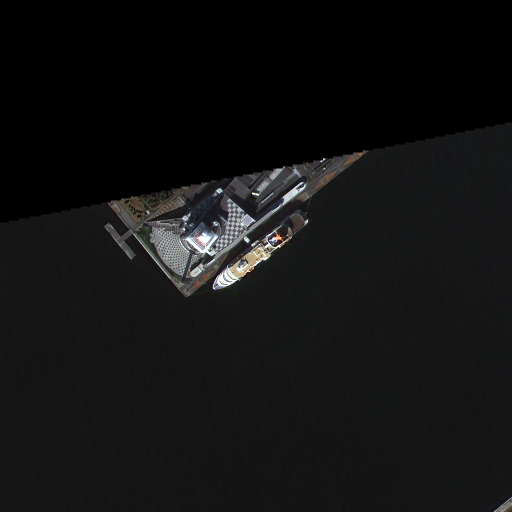
#> input picture sample/images/OBJ00022_PS3_K3_NIA0078.png, 1024 x 1024 px, given in place of image.png, which was not available (shown at 1/2 size)
$ jupyter execute --allow-errors 'get_ship copy.ipynb'
#> lines starting #> are read from the running program, lines starting #| are printed output that depends on the picture; pictures that were not available may be replaced by others from this repository, and a replacement may not be noted
[cell 1]
import csv
import os
from PIL import Image
import torch

base_dir = 'datasets/images/train'

dataset_list = [os.path.join(base_dir,file) for file in os.listdir(base_dir) if file.endswith('.png')]
dataset_list.sort()
label_list = [label.replace('.png', '.txt').replace('images','labels') for label in dataset_list]
# Combine dataset_list and label_list into a single dataset
combined_dataset = list(zip(dataset_list, label_list))
combined_dataset

[cell 2]
import cv2
import os
import numpy as np
from PIL import Image
from tqdm import tqdm

# [40 lines left out: function cluster_and_crop, not called in this run]

def save_cropped_patches_as_numpy(image_path,
                                  image_path_cluster,
                                  crop_size,
                                  resize_size,
                                  cluster_img_size,
                                  cluster_threshold,
                                  save_dir):
#> called with image_path = './image.png', image_path_cluster = 'image.png', crop_size = 256, resize_size = 1024, cluster_img_size = 1024, cluster_threshold = 0, save_dir = './target_dir'
    image_name = os.path.basename(image_path)
    print(f"Processing {image_name}")
    image = Image.open(image_path_cluster).convert('RGB')
#> image is the input picture: PIL image 1024x1024 RGB; mean R, G, B 18.1, 18.3, 18.5

    image_width, image_height = image.size
#> image_width = 1024; image_height = 1024

    # [5 lines of commented-out code are left out]

    num_patches = [(i, j) for i in range((image_width + crop_size - 1) // crop_size) for j in range((image_height + crop_size - 1) // crop_size)]

    image = Image.open(image_path)
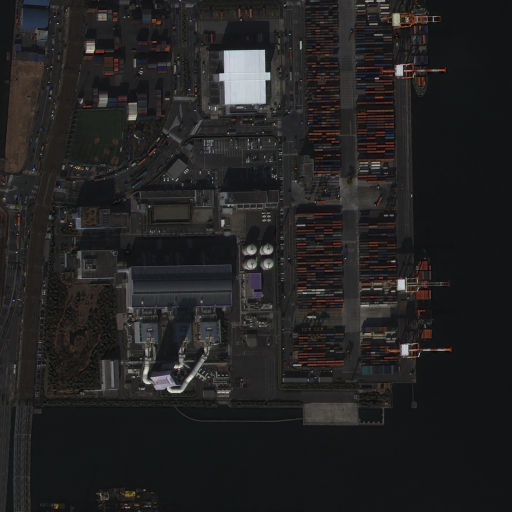
#> input picture sample/images/OBJ00028_PS3_K3_NIA0078.png, 1024 x 1024 px, given in place of image.png, which was not available (shown at 1/2 size)
#> image is the input picture: PIL image 1024x1024 RGB; mean R, G, B 35, 34.1, 34.2
    for i, j in tqdm(num_patches):
        top_left_x = i * crop_size
        top_left_y = j * crop_size
        bottom_right_x = min(top_left_x + crop_size, image_width)
        bottom_right_y = min(top_left_y + crop_size, image_height)

        if bottom_right_x - top_left_x < crop_size:
            top_left_x = max(image_width - crop_size, 0)
            bottom_right_x = image_width
        if bottom_right_y - top_left_y < crop_size:
            top_left_y = max(image_height - crop_size, 0)
            bottom_right_y = image_height

        cropped_image = image.crop((top_left_x, top_left_y, bottom_right_x, bottom_right_y))

        cropped_image = cropped_image.resize((resize_size, resize_size), resample=Image.Resampling.LANCZOS)

        crop_filename = f"{os.path.splitext(image_name)[0]}_{top_left_x}_{top_left_y}.png"
        crop_path = os.path.join(save_dir, crop_filename)
        cropped_image.save(crop_path, format="PNG")
#> this loop made 16 passes
#> pass 1, in save_cropped_patches_as_numpy, `cropped_image = image.crop((top_left_x, top_left_y, bottom_right_x, bo..`:
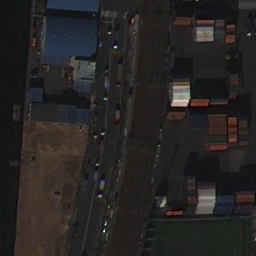
#> cropped_image: PIL image 256x256 RGB; mean R, G, B 39.1, 36.7, 36.3
#> pass 2, in save_cropped_patches_as_numpy, `cropped_image = image.crop((top_left_x, top_left_y, bottom_right_x, bo..`:
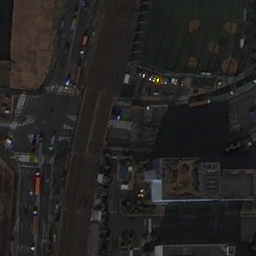
#> cropped_image: PIL image 256x256 RGB; mean R, G, B 36.5, 35.1, 34.1
#> after the loop:
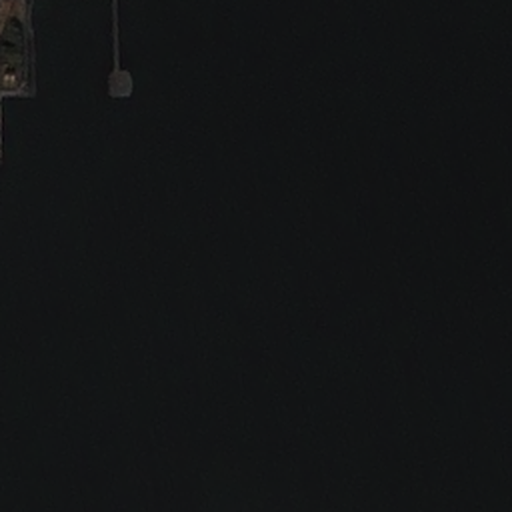
#> cropped_image: PIL image 1024x1024 RGB (shown at 1/2 size); mean R, G, B 18.5, 20.1, 20.9


    del image

crop_size = 256
resize_size = 1024
cluster_img_size = 1024
cluster_threshold = 0.0
target_dir = './target_dir'
if not os.path.exists(target_dir):
    os.makedirs(target_dir)

save_cropped_patches_as_numpy(
    "./image.png", "image.png",
                                          crop_size,
                                          resize_size,
                                          cluster_img_size,
                                          cluster_threshold,
                                          target_dir)
